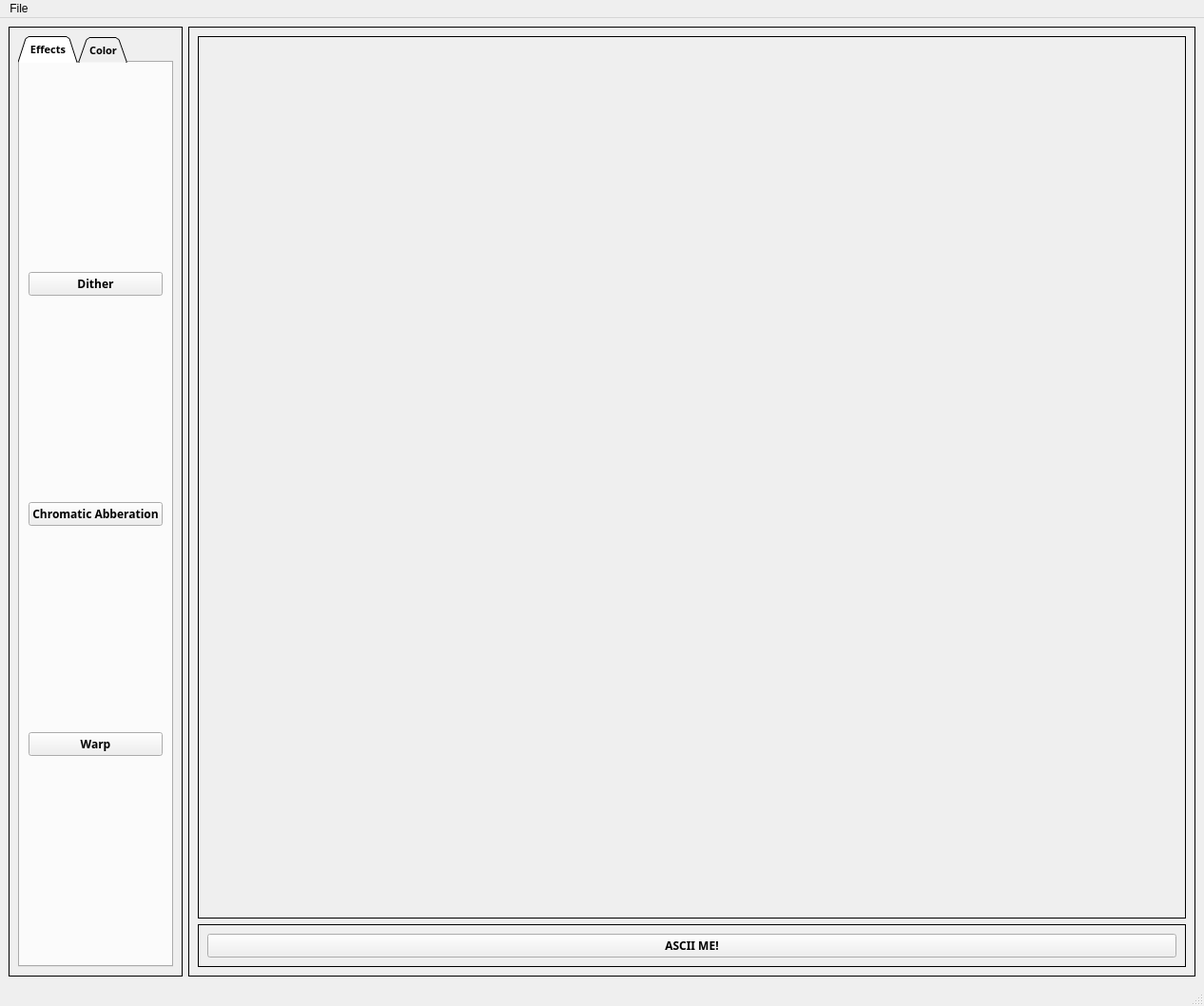
<?xml version="1.0" encoding="UTF-8"?>
<ui version="4.0">
 <class>MainWindow</class>
 <widget class="QMainWindow" name="MainWindow">
  <property name="geometry">
   <rect>
    <x>0</x>
    <y>0</y>
    <width>1266</width>
    <height>1058</height>
   </rect>
  </property>
  <property name="windowTitle">
   <string>ASCII_ME</string>
  </property>
  <property name="animated">
   <bool>false</bool>
  </property>
  <property name="tabShape">
   <enum>QTabWidget::Rounded</enum>
  </property>
  <property name="dockNestingEnabled">
   <bool>false</bool>
  </property>
  <widget class="QWidget" name="centralwidget">
   <layout class="QHBoxLayout" name="horizontalLayout">
    <item>
     <widget class="QFrame" name="optionsFrame">
      <property name="sizePolicy">
       <sizepolicy hsizetype="Fixed" vsizetype="Expanding">
        <horstretch>0</horstretch>
        <verstretch>0</verstretch>
       </sizepolicy>
      </property>
      <property name="frameShape">
       <enum>QFrame::Box</enum>
      </property>
      <property name="frameShadow">
       <enum>QFrame::Plain</enum>
      </property>
      <layout class="QVBoxLayout" name="verticalLayout_4">
       <item>
        <widget class="QTabWidget" name="optionsTab">
         <property name="font">
          <font>
           <family>Unispace</family>
           <pointsize>8</pointsize>
           <bold>true</bold>
          </font>
         </property>
         <property name="tabPosition">
          <enum>QTabWidget::North</enum>
         </property>
         <property name="tabShape">
          <enum>QTabWidget::Triangular</enum>
         </property>
         <property name="currentIndex">
          <number>0</number>
         </property>
         <property name="elideMode">
          <enum>Qt::ElideNone</enum>
         </property>
         <property name="documentMode">
          <bool>false</bool>
         </property>
         <widget class="QWidget" name="tab">
          <attribute name="title">
           <string>Effects</string>
          </attribute>
          <layout class="QVBoxLayout" name="verticalLayout_3">
           <item>
            <widget class="QPushButton" name="ditherButton">
             <property name="font">
              <font>
               <family>Unispace</family>
               <pointsize>9</pointsize>
               <bold>true</bold>
              </font>
             </property>
             <property name="text">
              <string>Dither</string>
             </property>
            </widget>
           </item>
           <item>
            <widget class="QPushButton" name="chromaticAbberationButton">
             <property name="font">
              <font>
               <family>Unispace</family>
               <pointsize>9</pointsize>
               <bold>true</bold>
              </font>
             </property>
             <property name="cursor">
              <cursorShape>ArrowCursor</cursorShape>
             </property>
             <property name="text">
              <string>Chromatic Abberation</string>
             </property>
            </widget>
           </item>
           <item>
            <widget class="QPushButton" name="warpButton">
             <property name="font">
              <font>
               <family>Unispace</family>
               <pointsize>9</pointsize>
               <bold>true</bold>
              </font>
             </property>
             <property name="text">
              <string>Warp</string>
             </property>
            </widget>
           </item>
          </layout>
         </widget>
         <widget class="QWidget" name="tab_2">
          <attribute name="title">
           <string>Color</string>
          </attribute>
          <layout class="QVBoxLayout" name="verticalLayout_2">
           <item>
            <widget class="QPushButton" name="negativeButton">
             <property name="font">
              <font>
               <family>Unispace</family>
               <pointsize>9</pointsize>
               <bold>true</bold>
              </font>
             </property>
             <property name="text">
              <string>Negative</string>
             </property>
            </widget>
           </item>
           <item>
            <widget class="QPushButton" name="sepiaButton">
             <property name="font">
              <font>
               <family>Unispace</family>
               <pointsize>9</pointsize>
               <bold>true</bold>
              </font>
             </property>
             <property name="text">
              <string>Sepia</string>
             </property>
            </widget>
           </item>
           <item>
            <widget class="QPushButton" name="customColorButton">
             <property name="font">
              <font>
               <family>Unispace</family>
               <pointsize>9</pointsize>
               <bold>true</bold>
              </font>
             </property>
             <property name="text">
              <string>Custom</string>
             </property>
            </widget>
           </item>
           <item>
            <widget class="QPushButton" name="gradientButton">
             <property name="font">
              <font>
               <family>Unispace</family>
               <pointsize>9</pointsize>
               <bold>true</bold>
              </font>
             </property>
             <property name="text">
              <string>Gradient</string>
             </property>
            </widget>
           </item>
          </layout>
         </widget>
        </widget>
       </item>
      </layout>
     </widget>
    </item>
    <item>
     <widget class="QFrame" name="ascii_me_frame">
      <property name="sizePolicy">
       <sizepolicy hsizetype="Expanding" vsizetype="Expanding">
        <horstretch>0</horstretch>
        <verstretch>0</verstretch>
       </sizepolicy>
      </property>
      <property name="frameShape">
       <enum>QFrame::Box</enum>
      </property>
      <property name="frameShadow">
       <enum>QFrame::Plain</enum>
      </property>
      <layout class="QVBoxLayout" name="verticalLayout_5">
       <item>
        <widget class="QFrame" name="picture_frame">
         <property name="sizePolicy">
          <sizepolicy hsizetype="Expanding" vsizetype="Expanding">
           <horstretch>0</horstretch>
           <verstretch>0</verstretch>
          </sizepolicy>
         </property>
         <property name="frameShape">
          <enum>QFrame::Box</enum>
         </property>
         <property name="frameShadow">
          <enum>QFrame::Plain</enum>
         </property>
         <layout class="QVBoxLayout" name="verticalLayout_6">
          <item>
           <widget class="QLabel" name="picturePlaceholder">
            <property name="sizePolicy">
             <sizepolicy hsizetype="Expanding" vsizetype="Expanding">
              <horstretch>0</horstretch>
              <verstretch>0</verstretch>
             </sizepolicy>
            </property>
            <property name="text">
             <string/>
            </property>
            <property name="alignment">
             <set>Qt::AlignCenter</set>
            </property>
           </widget>
          </item>
         </layout>
        </widget>
       </item>
       <item alignment="Qt::AlignBottom">
        <widget class="QFrame" name="ascii_button_frame">
         <property name="frameShape">
          <enum>QFrame::Box</enum>
         </property>
         <property name="frameShadow">
          <enum>QFrame::Plain</enum>
         </property>
         <layout class="QVBoxLayout" name="verticalLayout">
          <item>
           <widget class="QPushButton" name="ascii_me_button">
            <property name="font">
             <font>
              <family>Unispace</family>
              <bold>true</bold>
             </font>
            </property>
            <property name="text">
             <string>ASCII ME!</string>
            </property>
            <property name="default">
             <bool>false</bool>
            </property>
            <property name="flat">
             <bool>false</bool>
            </property>
           </widget>
          </item>
         </layout>
        </widget>
       </item>
      </layout>
     </widget>
    </item>
   </layout>
  </widget>
  <widget class="QMenuBar" name="menubar">
   <property name="geometry">
    <rect>
     <x>0</x>
     <y>0</y>
     <width>1266</width>
     <height>22</height>
    </rect>
   </property>
   <widget class="QMenu" name="menuFile">
    <property name="title">
     <string>File</string>
    </property>
    <addaction name="actionNew"/>
    <addaction name="actionOpen"/>
    <addaction name="actionSave"/>
    <addaction name="actionSave_As"/>
    <addaction name="separator"/>
    <addaction name="actionQuit"/>
   </widget>
   <addaction name="menuFile"/>
  </widget>
  <widget class="QStatusBar" name="statusbar"/>
  <action name="actionNew">
   <property name="text">
    <string>New</string>
   </property>
  </action>
  <action name="actionOpen">
   <property name="text">
    <string>Open</string>
   </property>
  </action>
  <action name="actionSave">
   <property name="text">
    <string>Save</string>
   </property>
  </action>
  <action name="actionSave_As">
   <property name="text">
    <string>Save As</string>
   </property>
  </action>
  <action name="actionQuit">
   <property name="text">
    <string>Quit</string>
   </property>
  </action>
 </widget>
 <resources/>
 <connections/>
</ui>
